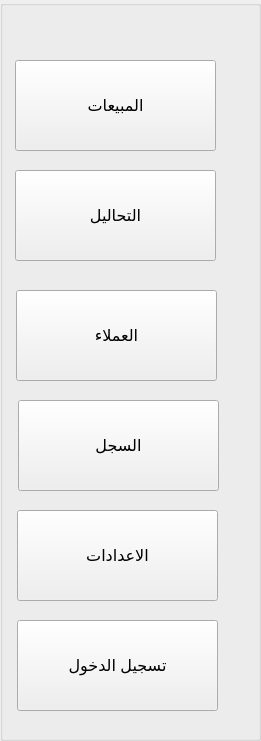
   <widget class="QGroupBox" name="groupBox">
    <property name="enabled">
     <bool>true</bool>
    </property>
    <property name="geometry">
     <rect>
      <x>1020</x>
      <y>-30</y>
      <width>261</width>
      <height>741</height>
     </rect>
    </property>
    <property name="styleSheet">
     <string notr="true">border-left:2px solid rgb(157, 157, 157);
border-bottom-color:2px solid rgb(191, 191, 191);</string>
    </property>
    <property name="title">
     <string/>
    </property>
    <widget class="QPushButton" name="pushButton">
     <property name="enabled">
      <bool>true</bool>
     </property>
     <property name="geometry">
      <rect>
       <x>15</x>
       <y>60</y>
       <width>201</width>
       <height>91</height>
      </rect>
     </property>
     <property name="font">
      <font>
       <family>Segoe UI</family>
       <pointsize>12</pointsize>
       <weight>50</weight>
       <bold>false</bold>
      </font>
     </property>
     <property name="text">
      <string>المبيعات</string>
     </property>
    </widget>
    <widget class="QPushButton" name="pushButton_2">
     <property name="enabled">
      <bool>true</bool>
     </property>
     <property name="geometry">
      <rect>
       <x>15</x>
       <y>170</y>
       <width>201</width>
       <height>91</height>
      </rect>
     </property>
     <property name="font">
      <font>
       <family>Segoe UI</family>
       <pointsize>12</pointsize>
       <weight>50</weight>
       <bold>false</bold>
      </font>
     </property>
     <property name="text">
      <string>التحاليل</string>
     </property>
    </widget>
    <widget class="QPushButton" name="pushButton_3">
     <property name="enabled">
      <bool>true</bool>
     </property>
     <property name="geometry">
      <rect>
       <x>18</x>
       <y>400</y>
       <width>201</width>
       <height>91</height>
      </rect>
     </property>
     <property name="font">
      <font>
       <family>Segoe UI</family>
       <pointsize>12</pointsize>
       <weight>50</weight>
       <bold>false</bold>
      </font>
     </property>
     <property name="text">
      <string>السجل</string>
     </property>
    </widget>
    <widget class="QPushButton" name="pushButton_4">
     <property name="enabled">
      <bool>true</bool>
     </property>
     <property name="geometry">
      <rect>
       <x>17</x>
       <y>510</y>
       <width>201</width>
       <height>91</height>
      </rect>
     </property>
     <property name="font">
      <font>
       <family>Segoe UI</family>
       <pointsize>12</pointsize>
       <weight>50</weight>
       <bold>false</bold>
      </font>
     </property>
     <property name="text">
      <string>الاعدادات</string>
     </property>
    </widget>
    <widget class="QPushButton" name="pushButton_5">
     <property name="enabled">
      <bool>true</bool>
     </property>
     <property name="geometry">
      <rect>
       <x>16</x>
       <y>290</y>
       <width>201</width>
       <height>91</height>
      </rect>
     </property>
     <property name="font">
      <font>
       <family>Segoe UI</family>
       <pointsize>12</pointsize>
       <weight>50</weight>
       <bold>false</bold>
      </font>
     </property>
     <property name="text">
      <string>العملاء</string>
     </property>
    </widget>
    <widget class="QPushButton" name="pushButton_6">
     <property name="enabled">
      <bool>true</bool>
     </property>
     <property name="geometry">
      <rect>
       <x>17</x>
       <y>620</y>
       <width>201</width>
       <height>91</height>
      </rect>
     </property>
     <property name="font">
      <font>
       <family>Segoe UI</family>
       <pointsize>12</pointsize>
       <weight>50</weight>
       <bold>false</bold>
      </font>
     </property>
     <property name="text">
      <string>تسجيل الدخول</string>
     </property>
    </widget>
   </widget>
